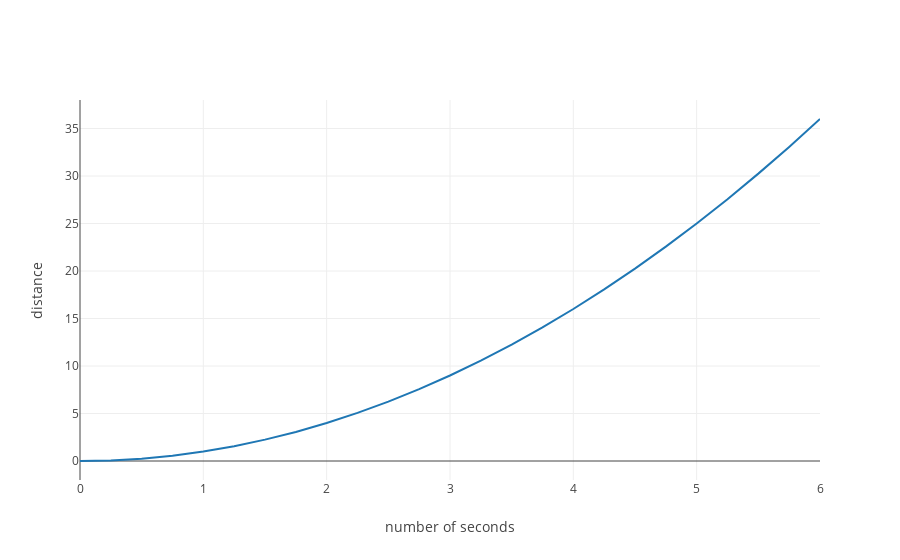

Notebook source saved alongside this figure:
### Markdown cell above
We may want to know how well our track start does at one part of the race, say the starting point, versus another point later in the race.  Then we will know what to focus on in practice.  We can imagine the distance travelled by our track star's distance through time as represented by the function $f(x) = x^2$:

### Code cell
import plotly
from plotly.offline import iplot, init_notebook_mode
init_notebook_mode(connected=True)

from graph import plot, build_layout
from calculus import function_values_trace

x_squared = [(1, 2)]
range_twenty_four = list(range(0, 25))
six = list(map(lambda x: x/4.0, range_twenty_four))

trace_x_squared = function_values_trace(x_squared, six)
layout = build_layout(x_axis = {'title': 'number of seconds'}, y_axis = {'title': 'distance'})
plot([trace_x_squared], layout)

### Figure 1 — Plotly figure (JSON) as saved in the notebook; plotly's stock layout.template omitted (floating-point values rounded to 4 significant figures)
{"data": [{"mode": "line", "name": "data", "text": [], "x": [0, 0.25, 0.5, 0.75, 1, 1.25, 1.5, 1.75, 2, 2.25, 2.5, 2.75, 3, 3.25, 3.5, 3.75, 4, 4.25, 4.5, 4.75, 5, 5.25, 5.5, 5.75, 6], "y": [0, 0.0625, 0.25, 0.5625, 1, 1.562, 2.25, 3.062, 4, 5.062, 6.25, 7.562, 9, 10.56, 12.25, 14.06, 16, 18.06, 20.25, 22.56, 25, 27.56, 30.25, 33.06, 36]}], "layout": {"xaxis": {"title": "number of seconds"}, "yaxis": {"title": "distance"}}}
